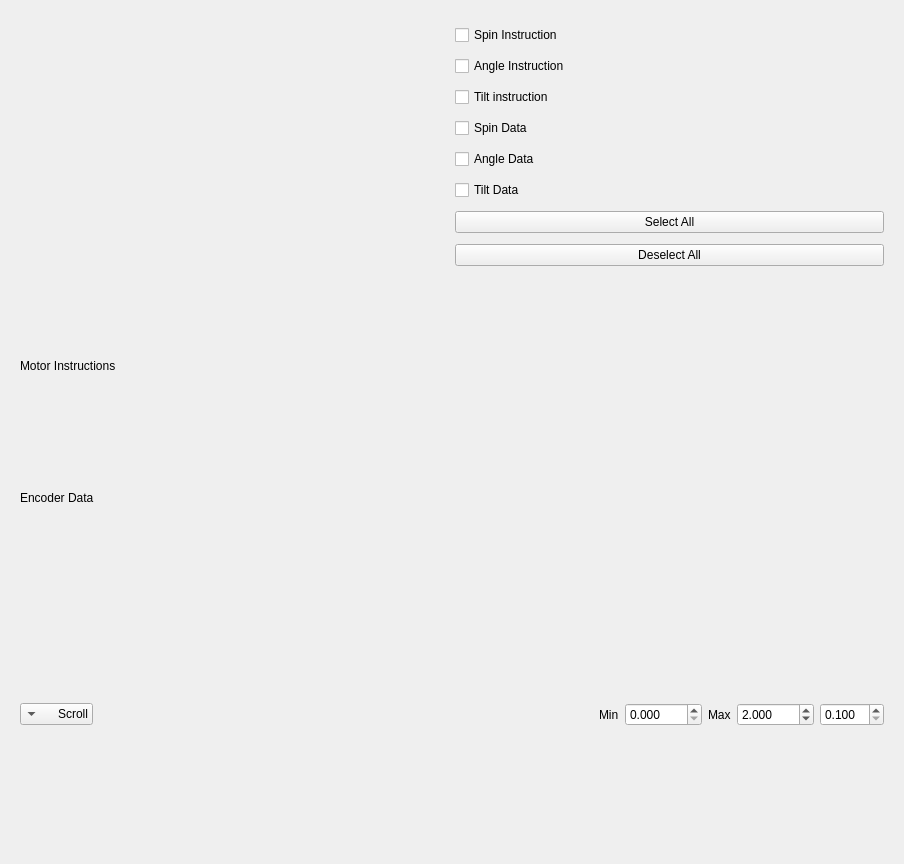
<?xml version="1.0" encoding="UTF-8"?>
<ui version="4.0">
 <class>Form</class>
 <widget class="QWidget" name="Form">
  <property name="geometry">
   <rect>
    <x>0</x>
    <y>0</y>
    <width>904</width>
    <height>864</height>
   </rect>
  </property>
  <property name="windowTitle">
   <string>Form</string>
  </property>
  <layout class="QVBoxLayout" name="verticalLayout_2">
   <item>
    <widget class="QWidget" name="widgetContainer" native="true">
     <layout class="QHBoxLayout" name="horizontalLayout">
      <item>
       <widget class="PlotWidget" name="graphSmartDot" native="true"/>
      </item>
      <item>
       <layout class="QVBoxLayout" name="verticalLayout">
        <item>
         <widget class="QCheckBox" name="chkSpin">
          <property name="text">
           <string>Spin Instruction</string>
          </property>
         </widget>
        </item>
        <item>
         <widget class="QCheckBox" name="chkAngle">
          <property name="text">
           <string>Angle Instruction</string>
          </property>
         </widget>
        </item>
        <item>
         <widget class="QCheckBox" name="chkTilt">
          <property name="text">
           <string>Tilt instruction</string>
          </property>
         </widget>
        </item>
        <item>
         <widget class="QCheckBox" name="chkSpinData">
          <property name="text">
           <string>Spin Data</string>
          </property>
         </widget>
        </item>
        <item>
         <widget class="QCheckBox" name="chkAngleData">
          <property name="text">
           <string>Angle Data</string>
          </property>
         </widget>
        </item>
        <item>
         <widget class="QCheckBox" name="chkTiltData">
          <property name="text">
           <string>Tilt Data</string>
          </property>
         </widget>
        </item>
        <item>
         <widget class="QPushButton" name="btnSelectAll">
          <property name="text">
           <string>Select All</string>
          </property>
         </widget>
        </item>
        <item>
         <widget class="QPushButton" name="btnDeselectAll">
          <property name="text">
           <string>Deselect All</string>
          </property>
         </widget>
        </item>
       </layout>
      </item>
     </layout>
    </widget>
   </item>
   <item>
    <widget class="QWidget" name="widgetValues" native="true">
     <layout class="QVBoxLayout" name="verticalLayout_3">
      <item>
       <widget class="QLabel" name="lblMotorData">
        <property name="text">
         <string>Motor Instructions</string>
        </property>
       </widget>
      </item>
      <item>
       <widget class="QLabel" name="lblEncoderData">
        <property name="text">
         <string>Encoder Data</string>
        </property>
       </widget>
      </item>
     </layout>
    </widget>
   </item>
   <item>
    <widget class="QWidget" name="widgetLookback" native="true">
     <layout class="QHBoxLayout" name="horizontalLayout_2">
      <item>
       <widget class="QComboBox" name="cboLimitView">
        <property name="sizePolicy">
         <sizepolicy hsizetype="Maximum" vsizetype="Fixed">
          <horstretch>0</horstretch>
          <verstretch>0</verstretch>
         </sizepolicy>
        </property>
        <property name="layoutDirection">
         <enum>Qt::RightToLeft</enum>
        </property>
        <property name="currentIndex">
         <number>1</number>
        </property>
        <item>
         <property name="text">
          <string>View All</string>
         </property>
        </item>
        <item>
         <property name="text">
          <string>Scroll</string>
         </property>
        </item>
        <item>
         <property name="text">
          <string>Range</string>
         </property>
        </item>
       </widget>
      </item>
      <item>
       <spacer name="horizontalSpacer">
        <property name="orientation">
         <enum>Qt::Horizontal</enum>
        </property>
        <property name="sizeHint" stdset="0">
         <size>
          <width>40</width>
          <height>20</height>
         </size>
        </property>
       </spacer>
      </item>
      <item>
       <widget class="QLabel" name="lblXMin">
        <property name="text">
         <string>Min</string>
        </property>
       </widget>
      </item>
      <item>
       <widget class="QDoubleSpinBox" name="dsbMinX">
        <property name="decimals">
         <number>3</number>
        </property>
        <property name="maximum">
         <double>1000.000000000000000</double>
        </property>
       </widget>
      </item>
      <item>
       <widget class="QLabel" name="lblXMax">
        <property name="text">
         <string>Max</string>
        </property>
       </widget>
      </item>
      <item>
       <widget class="QDoubleSpinBox" name="dsbMaxX">
        <property name="decimals">
         <number>3</number>
        </property>
        <property name="maximum">
         <double>1000.000000000000000</double>
        </property>
        <property name="value">
         <double>2.000000000000000</double>
        </property>
       </widget>
      </item>
      <item>
       <widget class="QDoubleSpinBox" name="dsbLookBackSeconds">
        <property name="enabled">
         <bool>true</bool>
        </property>
        <property name="readOnly">
         <bool>false</bool>
        </property>
        <property name="decimals">
         <number>3</number>
        </property>
        <property name="minimum">
         <double>0.100000000000000</double>
        </property>
        <property name="maximum">
         <double>10.000000000000000</double>
        </property>
        <property name="singleStep">
         <double>0.100000000000000</double>
        </property>
       </widget>
      </item>
     </layout>
    </widget>
   </item>
  </layout>
 </widget>
 <customwidgets>
  <customwidget>
   <class>PlotWidget</class>
   <extends>QWidget</extends>
   <header location="global">pyqtgraph</header>
   <container>1</container>
  </customwidget>
 </customwidgets>
 <resources/>
 <connections/>
</ui>
